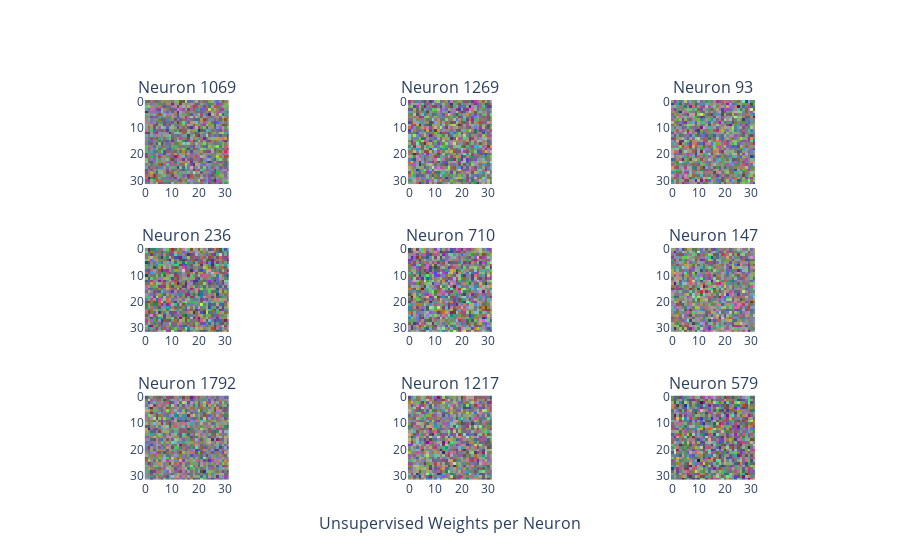

The code cell stored with this chart in its notebook:
### Code cell
model.draw_unsupervised_weights(3, 3)

### Figure 1 — Plotly figure (JSON) as saved in the notebook; plotly's stock layout.template omitted (floating-point values rounded to 4 significant figures; data arrays with more than 128 entries replaced by an {"elided": "..."} marker saying what was removed)
{"data": [{"type": "image", "xaxis": "x", "yaxis": "y", "z": {"elided": "32x32x3 float values"}}, {"type": "image", "xaxis": "x2", "yaxis": "y2", "z": {"elided": "32x32x3 float values"}}, {"type": "image", "xaxis": "x3", "yaxis": "y3", "z": {"elided": "32x32x3 float values"}}, {"type": "image", "xaxis": "x4", "yaxis": "y4", "z": {"elided": "32x32x3 float values"}}, {"type": "image", "xaxis": "x5", "yaxis": "y5", "z": {"elided": "32x32x3 float values"}}, {"type": "image", "xaxis": "x6", "yaxis": "y6", "z": {"elided": "32x32x3 float values"}}, {"type": "image", "xaxis": "x7", "yaxis": "y7", "z": {"elided": "32x32x3 float values"}}, {"type": "image", "xaxis": "x8", "yaxis": "y8", "z": {"elided": "32x32x3 float values"}}, {"type": "image", "xaxis": "x9", "yaxis": "y9", "z": {"elided": "32x32x3 float values"}}], "layout": {"annotations": [{"font": {"size": 16}, "showarrow": false, "text": "Neuron 1069", "x": 0.1444, "xanchor": "center", "xref": "paper", "y": 1, "yanchor": "bottom", "yref": "paper"}, {"font": {"size": 16}, "showarrow": false, "text": "Neuron 1269", "x": 0.5, "xanchor": "center", "xref": "paper", "y": 1, "yanchor": "bottom", "yref": "paper"}, {"font": {"size": 16}, "showarrow": false, "text": "Neuron 93", "x": 0.8556, "xanchor": "center", "xref": "paper", "y": 1, "yanchor": "bottom", "yref": "paper"}, {"font": {"size": 16}, "showarrow": false, "text": "Neuron 236", "x": 0.1444, "xanchor": "center", "xref": "paper", "y": 0.6111, "yanchor": "bottom", "yref": "paper"}, {"font": {"size": 16}, "showarrow": false, "text": "Neuron 710", "x": 0.5, "xanchor": "center", "xref": "paper", "y": 0.6111, "yanchor": "bottom", "yref": "paper"}, {"font": {"size": 16}, "showarrow": false, "text": "Neuron 147", "x": 0.8556, "xanchor": "center", "xref": "paper", "y": 0.6111, "yanchor": "bottom", "yref": "paper"}, {"font": {"size": 16}, "showarrow": false, "text": "Neuron 1792", "x": 0.1444, "xanchor": "center", "xref": "paper", "y": 0.2222, "yanchor": "bottom", "yref": "paper"}, {"font": {"size": 16}, "showarrow": false, "text": "Neuron 1217", "x": 0.5, "xanchor": "center", "xref": "paper", "y": 0.2222, "yanchor": "bottom", "yref": "paper"}, {"font": {"size": 16}, "showarrow": false, "text": "Neuron 579", "x": 0.8556, "xanchor": "center", "xref": "paper", "y": 0.2222, "yanchor": "bottom", "yref": "paper"}, {"font": {"size": 16}, "showarrow": false, "text": "Unsupervised Weights per Neuron", "x": 0.5, "xanchor": "center", "xref": "paper", "y": 0, "yanchor": "top", "yref": "paper", "yshift": -30}], "xaxis": {"anchor": "y", "domain": [0, 0.2889]}, "xaxis2": {"anchor": "y2", "domain": [0.3556, 0.6444]}, "xaxis3": {"anchor": "y3", "domain": [0.7111, 1]}, "xaxis4": {"anchor": "y4", "domain": [0, 0.2889]}, "xaxis5": {"anchor": "y5", "domain": [0.3556, 0.6444]}, "xaxis6": {"anchor": "y6", "domain": [0.7111, 1]}, "xaxis7": {"anchor": "y7", "domain": [0, 0.2889]}, "xaxis8": {"anchor": "y8", "domain": [0.3556, 0.6444]}, "xaxis9": {"anchor": "y9", "domain": [0.7111, 1]}, "yaxis": {"anchor": "x", "domain": [0.7778, 1]}, "yaxis2": {"anchor": "x2", "domain": [0.7778, 1]}, "yaxis3": {"anchor": "x3", "domain": [0.7778, 1]}, "yaxis4": {"anchor": "x4", "domain": [0.3889, 0.6111]}, "yaxis5": {"anchor": "x5", "domain": [0.3889, 0.6111]}, "yaxis6": {"anchor": "x6", "domain": [0.3889, 0.6111]}, "yaxis7": {"anchor": "x7", "domain": [0, 0.2222]}, "yaxis8": {"anchor": "x8", "domain": [0, 0.2222]}, "yaxis9": {"anchor": "x9", "domain": [0, 0.2222]}}}
